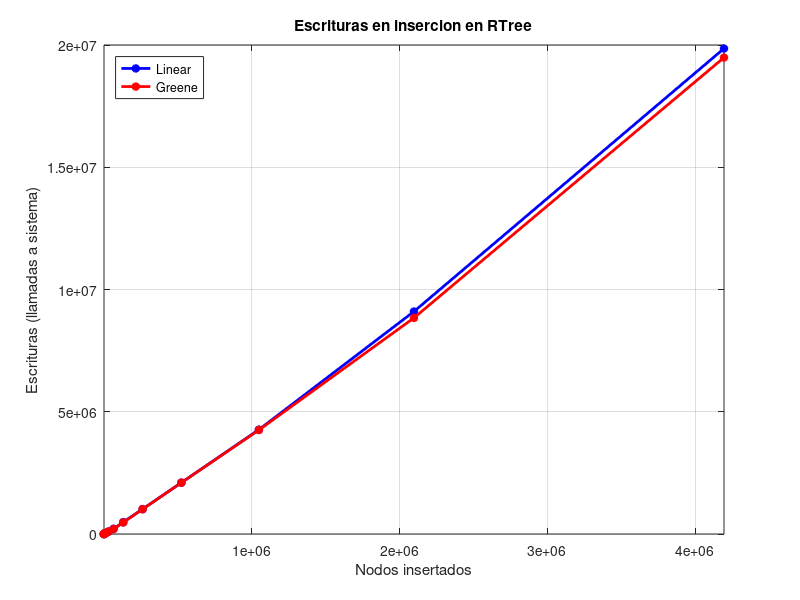

Reproduce this figure in MATLAB.
% N time read write

linear = [2^8,0.254374027252,474,475;
	2^9,0.496568918228,997,1008;
	2^10,1.09290385246,2042,2074;
	2^11,2.33893609047,4246,4329;
	2^12,7.40439200401,10414,10588;
	2^13,16.7965579033,23078,23422;
	2^14,38.5531878471,48398,49147;
	2^15,92.8325638771,98782,100259;
	2^16,158.319777012,207015,209977;
	2^17,347.593029976,479973,486002;
	2^18,699.804619074,1007576,1019603;
	2^19,1499.75166798,2076155,2100142;
	2^20,3013.49681401,4219497,4267687;
	2^21,6430.34430599,9002611,9098844;
	2^22,13773.2741029,19663489,19856389;
	];

  
greene = [2^8,0.228111982346,474,475;
	2^9,0.471447944641,997,1008;
	2^10,1.11246085167,2039,2065;
	2^11,2.34930992126,4131,4203;
	2^12,8.7639131546,10468,10640;
	2^13,17.403277874,23070,23430;
	2^14,37.5015099049,48280,49037;
	2^15,74.9239821434,98560,100081;
	2^16,157.149487019,199612,202724;
	2^17,317.530635118,464254,470487;
	2^18,712.548417091,1003273,1015842;
	2^19,1437.54441094,2072683,2097780;
	2^20,2917.77368712,4202475,4252874;
	2^21,6039.05222893,8736805,8837780;
	2^22,13060.6250529,19284423,19486980;
];

plot(linear(:,1),linear(:,4),'*-b','linewidth',2);
hold on
plot(greene(:,1),greene(:,4),'*-r','linewidth',2);
hold off
xlabel('Nodos insertados');
ylabel('Escrituras (llamadas a sistema)');
title('Escrituras en insercion en RTree')
axis([2^10 2^22 0 20000000]);
legend('Linear','Greene','location','northwest');
grid on;
print -depsc writeplot.eps